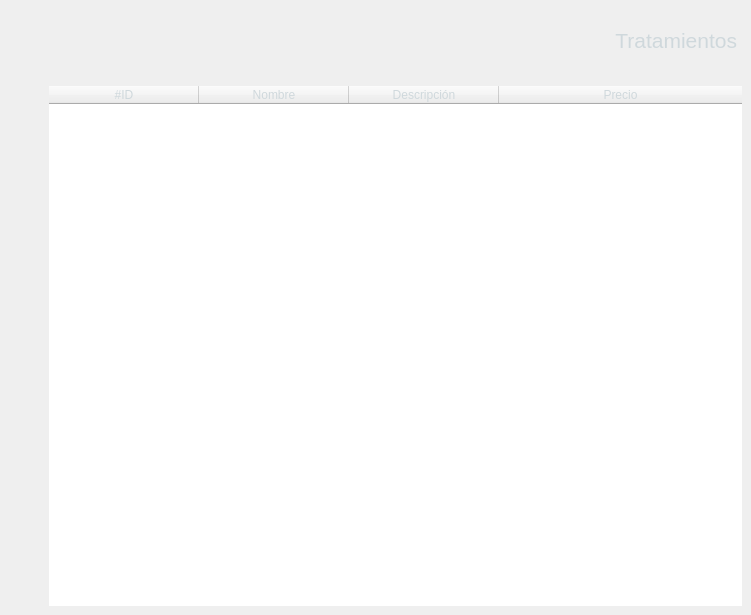
<?xml version="1.0" encoding="UTF-8"?>
<ui version="4.0">
 <class>Frame</class>
 <widget class="QFrame" name="Frame">
  <property name="geometry">
   <rect>
    <x>0</x>
    <y>0</y>
    <width>751</width>
    <height>615</height>
   </rect>
  </property>
  <property name="windowTitle">
   <string>Frame</string>
  </property>
  <property name="lineWidth">
   <number>0</number>
  </property>
  <layout class="QVBoxLayout" stretch="1,8">
   <property name="spacing">
    <number>10</number>
   </property>
   <property name="leftMargin">
    <number>40</number>
   </property>
   <property name="topMargin">
    <number>0</number>
   </property>
   <property name="rightMargin">
    <number>0</number>
   </property>
   <property name="bottomMargin">
    <number>0</number>
   </property>
   <item>
    <widget class="QFrame" name="frame">
     <property name="sizePolicy">
      <sizepolicy hsizetype="Expanding" vsizetype="Expanding">
       <horstretch>0</horstretch>
       <verstretch>0</verstretch>
      </sizepolicy>
     </property>
     <property name="layoutDirection">
      <enum>Qt::RightToLeft</enum>
     </property>
     <property name="frameShape">
      <enum>QFrame::NoFrame</enum>
     </property>
     <property name="frameShadow">
      <enum>QFrame::Raised</enum>
     </property>
     <property name="lineWidth">
      <number>0</number>
     </property>
     <widget class="QLabel" name="label">
      <property name="geometry">
       <rect>
        <x>486</x>
        <y>30</y>
        <width>211</width>
        <height>20</height>
       </rect>
      </property>
      <property name="sizePolicy">
       <sizepolicy hsizetype="Expanding" vsizetype="Expanding">
        <horstretch>0</horstretch>
        <verstretch>0</verstretch>
       </sizepolicy>
      </property>
      <property name="font">
       <font>
        <pointsize>16</pointsize>
       </font>
      </property>
      <property name="styleSheet">
       <string notr="true">QLabel {
	color: #cfd8dc;
}</string>
      </property>
      <property name="text">
       <string>Tratamientos</string>
      </property>
      <property name="alignment">
       <set>Qt::AlignRight|Qt::AlignTrailing|Qt::AlignVCenter</set>
      </property>
     </widget>
     <widget class="QPushButton" name="btn_plus">
      <property name="geometry">
       <rect>
        <x>0</x>
        <y>30</y>
        <width>31</width>
        <height>31</height>
       </rect>
      </property>
      <property name="cursor">
       <cursorShape>PointingHandCursor</cursorShape>
      </property>
      <property name="text">
       <string/>
      </property>
      <property name="icon">
       <iconset>
        <normaloff>../assets/images/plus.png</normaloff>../assets/images/plus.png</iconset>
      </property>
      <property name="iconSize">
       <size>
        <width>25</width>
        <height>25</height>
       </size>
      </property>
      <property name="flat">
       <bool>true</bool>
      </property>
     </widget>
    </widget>
   </item>
   <item>
    <widget class="QFrame" name="frame_2">
     <property name="frameShape">
      <enum>QFrame::NoFrame</enum>
     </property>
     <property name="frameShadow">
      <enum>QFrame::Raised</enum>
     </property>
     <layout class="QVBoxLayout" name="verticalLayout">
      <item>
       <widget class="QTableWidget" name="table">
        <property name="enabled">
         <bool>true</bool>
        </property>
        <property name="sizePolicy">
         <sizepolicy hsizetype="Expanding" vsizetype="Expanding">
          <horstretch>0</horstretch>
          <verstretch>0</verstretch>
         </sizepolicy>
        </property>
        <property name="styleSheet">
         <string notr="true">color: #cfd8dc;</string>
        </property>
        <property name="frameShape">
         <enum>QFrame::NoFrame</enum>
        </property>
        <property name="verticalScrollBarPolicy">
         <enum>Qt::ScrollBarAsNeeded</enum>
        </property>
        <property name="sizeAdjustPolicy">
         <enum>QAbstractScrollArea::AdjustToContents</enum>
        </property>
        <property name="editTriggers">
         <set>QAbstractItemView::NoEditTriggers</set>
        </property>
        <property name="alternatingRowColors">
         <bool>false</bool>
        </property>
        <property name="textElideMode">
         <enum>Qt::ElideMiddle</enum>
        </property>
        <property name="verticalScrollMode">
         <enum>QAbstractItemView::ScrollPerItem</enum>
        </property>
        <property name="showGrid">
         <bool>true</bool>
        </property>
        <property name="gridStyle">
         <enum>Qt::SolidLine</enum>
        </property>
        <property name="sortingEnabled">
         <bool>true</bool>
        </property>
        <property name="cornerButtonEnabled">
         <bool>false</bool>
        </property>
        <property name="rowCount">
         <number>0</number>
        </property>
        <property name="columnCount">
         <number>4</number>
        </property>
        <attribute name="horizontalHeaderVisible">
         <bool>true</bool>
        </attribute>
        <attribute name="horizontalHeaderCascadingSectionResizes">
         <bool>false</bool>
        </attribute>
        <attribute name="horizontalHeaderMinimumSectionSize">
         <number>150</number>
        </attribute>
        <attribute name="horizontalHeaderDefaultSectionSize">
         <number>150</number>
        </attribute>
        <attribute name="horizontalHeaderShowSortIndicator" stdset="0">
         <bool>true</bool>
        </attribute>
        <attribute name="horizontalHeaderStretchLastSection">
         <bool>true</bool>
        </attribute>
        <attribute name="verticalHeaderVisible">
         <bool>true</bool>
        </attribute>
        <attribute name="verticalHeaderHighlightSections">
         <bool>true</bool>
        </attribute>
        <attribute name="verticalHeaderShowSortIndicator" stdset="0">
         <bool>true</bool>
        </attribute>
        <column>
         <property name="text">
          <string>#ID</string>
         </property>
        </column>
        <column>
         <property name="text">
          <string>Nombre</string>
         </property>
        </column>
        <column>
         <property name="text">
          <string>Descripción</string>
         </property>
        </column>
        <column>
         <property name="text">
          <string>Precio</string>
         </property>
        </column>
       </widget>
      </item>
     </layout>
    </widget>
   </item>
  </layout>
 </widget>
 <resources/>
 <connections/>
</ui>
